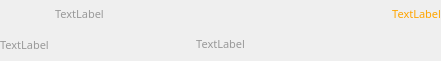
<?xml version="1.0" encoding="UTF-8"?>
<ui version="4.0">
 <class>TransactionFrame</class>
 <widget class="QFrame" name="TransactionFrame">
  <property name="geometry">
   <rect>
    <x>0</x>
    <y>0</y>
    <width>441</width>
    <height>61</height>
   </rect>
  </property>
  <property name="minimumSize">
   <size>
    <width>311</width>
    <height>61</height>
   </size>
  </property>
  <property name="maximumSize">
   <size>
    <width>16777215</width>
    <height>61</height>
   </size>
  </property>
  <property name="windowTitle">
   <string>Frame</string>
  </property>
  <property name="autoFillBackground">
   <bool>true</bool>
  </property>
  <property name="styleSheet">
   <string notr="true">color: #ddd; 
</string>
  </property>
  <property name="frameShape">
   <enum>QFrame::NoFrame</enum>
  </property>
  <property name="frameShadow">
   <enum>QFrame::Raised</enum>
  </property>
  <layout class="QGridLayout" name="gridLayout">
   <property name="leftMargin">
    <number>0</number>
   </property>
   <property name="topMargin">
    <number>0</number>
   </property>
   <property name="rightMargin">
    <number>0</number>
   </property>
   <property name="bottomMargin">
    <number>4</number>
   </property>
   <item row="0" column="0">
    <widget class="QLabel" name="m_iconLabel">
     <property name="sizePolicy">
      <sizepolicy hsizetype="Preferred" vsizetype="Preferred">
       <horstretch>0</horstretch>
       <verstretch>0</verstretch>
      </sizepolicy>
     </property>
     <property name="minimumSize">
      <size>
       <width>0</width>
       <height>21</height>
      </size>
     </property>
     <property name="maximumSize">
      <size>
       <width>125</width>
       <height>21</height>
      </size>
     </property>
     <property name="font">
      <font>
       <family>Poppins</family>
       <pointsize>8</pointsize>
      </font>
     </property>
     <property name="styleSheet">
      <string notr="true">color: #ddd; 
border-bottom: none;</string>
     </property>
     <property name="text">
      <string/>
     </property>
     <property name="alignment">
      <set>Qt::AlignLeading|Qt::AlignLeft|Qt::AlignVCenter</set>
     </property>
    </widget>
   </item>
   <item row="0" column="2">
    <widget class="QLabel" name="o_amountLabel">
     <property name="sizePolicy">
      <sizepolicy hsizetype="Expanding" vsizetype="Preferred">
       <horstretch>0</horstretch>
       <verstretch>0</verstretch>
      </sizepolicy>
     </property>
     <property name="minimumSize">
      <size>
       <width>0</width>
       <height>21</height>
      </size>
     </property>
     <property name="maximumSize">
      <size>
       <width>16777215</width>
       <height>21</height>
      </size>
     </property>
     <property name="font">
      <font>
       <family>Poppins</family>
       <pointsize>8</pointsize>
      </font>
     </property>
     <property name="styleSheet">
      <string notr="true">color: orange; 
border-bottom: none;</string>
     </property>
     <property name="text">
      <string>TextLabel</string>
     </property>
     <property name="alignment">
      <set>Qt::AlignRight|Qt::AlignTrailing|Qt::AlignVCenter</set>
     </property>
    </widget>
   </item>
   <item row="0" column="1">
    <widget class="QLabel" name="m_timeLabel">
     <property name="sizePolicy">
      <sizepolicy hsizetype="Expanding" vsizetype="Preferred">
       <horstretch>0</horstretch>
       <verstretch>0</verstretch>
      </sizepolicy>
     </property>
     <property name="minimumSize">
      <size>
       <width>0</width>
       <height>21</height>
      </size>
     </property>
     <property name="maximumSize">
      <size>
       <width>16777215</width>
       <height>21</height>
      </size>
     </property>
     <property name="font">
      <font>
       <family>Poppins</family>
       <pointsize>8</pointsize>
      </font>
     </property>
     <property name="styleSheet">
      <string notr="true">color: #999; 
border-bottom: none;</string>
     </property>
     <property name="text">
      <string>TextLabel</string>
     </property>
    </widget>
   </item>
   <item row="1" column="0">
    <widget class="QLabel" name="m_confirmationsLabel">
     <property name="minimumSize">
      <size>
       <width>0</width>
       <height>21</height>
      </size>
     </property>
     <property name="maximumSize">
      <size>
       <width>16777215</width>
       <height>18</height>
      </size>
     </property>
     <property name="font">
      <font>
       <family>Poppins</family>
       <pointsize>8</pointsize>
      </font>
     </property>
     <property name="styleSheet">
      <string notr="true">color: #999; 
border-bottom: none;</string>
     </property>
     <property name="text">
      <string>TextLabel</string>
     </property>
    </widget>
   </item>
   <item row="1" column="1">
    <widget class="QLabel" name="m_txLabel">
     <property name="minimumSize">
      <size>
       <width>0</width>
       <height>21</height>
      </size>
     </property>
     <property name="maximumSize">
      <size>
       <width>16777215</width>
       <height>21</height>
      </size>
     </property>
     <property name="font">
      <font>
       <family>Poppins</family>
       <pointsize>8</pointsize>
      </font>
     </property>
     <property name="styleSheet">
      <string notr="true">color: #999; 
border-bottom: none;</string>
     </property>
     <property name="text">
      <string>TextLabel</string>
     </property>
     <property name="alignment">
      <set>Qt::AlignRight|Qt::AlignTrailing|Qt::AlignVCenter</set>
     </property>
    </widget>
   </item>
   <item row="1" column="2">
    <widget class="QLabel" name="m_starkStatusLabel">
     <property name="minimumSize">
      <size>
       <width>80</width>
       <height>21</height>
      </size>
     </property>
     <property name="maximumSize">
      <size>
       <width>80</width>
       <height>21</height>
      </size>
     </property>
     <property name="font">
      <font>
       <family>Poppins</family>
       <pointsize>7</pointsize>
      </font>
     </property>
     <property name="styleSheet">
      <string notr="true">color: #999; 
border-bottom: none;
padding: 2px 4px;
border-radius: 3px;</string>
     </property>
     <property name="text">
      <string/>
     </property>
     <property name="alignment">
      <set>Qt::AlignCenter|Qt::AlignVCenter</set>
     </property>
    </widget>
   </item>
  </layout>
 </widget>
 <resources/>
 <connections/>
</ui>
